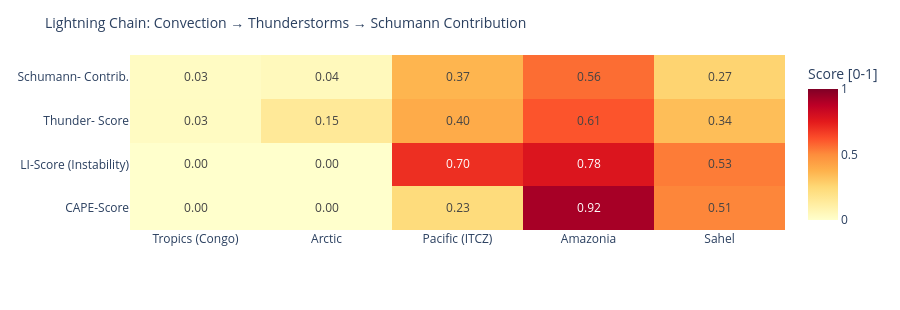

Source (notebook cell):
### Code cell
# ============================================================
# LIGHTNING CHAIN: Convection → Thunderstorms → Schumann
# Shows the causal chain per measurement point as heatmap
# ============================================================

def cape_score(v):
    """CAPE → normalized score [0,1]"""
    if v is None or pd.isna(v): return 0.0
    return min(1.0, float(v) / 3000)

def li_score(v):
    """Lifted Index: negative = unstable → score [0,1]"""
    if v is None or pd.isna(v): return 0.3
    return min(1.0, max(0.0, (-float(v) + 6) / 12))

def cloud_score(v):
    if v is None or pd.isna(v): return 0.3
    return float(v) / 100

def thunder_score(row):
    """Kombinierter Gewitterwahrscheinlichkeits-Score
    CAPE + LI + Bedeckung + WMO-Gewitter + konvektiver Niederschlag (showers)
    Hinweis: X-Ray und Kp sind kein Bestandteil – nur geomagn./solarer Kontext.
    """
    cs = cape_score(row.get('cape'))
    ls = li_score(row.get('li'))
    cl = cloud_score(row.get('cloud'))
    t  = 1.0 if row.get('thunderstorm') else 0.0
    # Convective precipitation (showers) as additional indicator
    sh = min(1.0, (row.get('showers') or 0) / 5.0)
    return round(cs * 0.30 + ls * 0.25 + cl * 0.15 + t * 0.20 + sh * 0.10, 3)

def schumann_contribution(t_score, lat):
    """Schumann contribution: higher in tropics (±30°), scaled by thunderstorm score"""
    lat_weight = max(0.3, 1.0 - abs(lat) / 60)
    return round(t_score * lat_weight, 3)

df_atm['cape_score']   = df_atm.apply(lambda r: cape_score(r['cape']), axis=1)
df_atm['li_score']     = df_atm.apply(lambda r: li_score(r['li']),    axis=1)
df_atm['thunder_score']= df_atm.apply(lambda r: thunder_score(r.to_dict()), axis=1)
df_atm['schumann_contribution'] = df_atm.apply(
    lambda r: schumann_contribution(r['thunder_score'], r['lat']), axis=1)

metrics = ['cape_score', 'li_score', 'thunder_score', 'schumann_contribution']
labels  = ['CAPE-Score', 'LI-Score\n(Instability)', 'Thunder-\nScore', 'Schumann-\nContrib.']
z_data  = [df_atm[m].tolist() for m in metrics]

fig = go.Figure(go.Heatmap(
    z=z_data,
    x=df_atm['point'].tolist(),
    y=labels,
    colorscale='YlOrRd',
    zmin=0, zmax=1,
    text=[[f'{v:.2f}' for v in row] for row in z_data],
    texttemplate='%{text}', textfont=dict(size=12),
    colorbar=dict(title='Score [0-1]')
))
fig.update_layout(
    title=dict(text='Lightning Chain: Convection → Thunderstorms → Schumann Contribution', font=dict(size=14)),
    height=310,
    plot_bgcolor='rgba(0,0,0,0)', paper_bgcolor='rgba(0,0,0,0)',
    margin=dict(l=130, r=80, t=55, b=80)
)
fig.show()

### Figure 1 — Plotly figure (JSON) as saved in the notebook; plotly's stock layout.template omitted (floating-point values rounded to 4 significant figures)
{"data": [{"colorbar": {"title": {"text": "Score [0-1]"}}, "colorscale": [[0.0, "rgb(255,255,204)"], [0.125, "rgb(255,237,160)"], [0.25, "rgb(254,217,118)"], [0.375, "rgb(254,178,76)"], [0.5, "rgb(253,141,60)"], [0.625, "rgb(252,78,42)"], [0.75, "rgb(227,26,28)"], [0.875, "rgb(189,0,38)"], [1.0, "rgb(128,0,38)"]], "text": [["0.00", "0.00", "0.23", "0.92", "0.51"], ["0.00", "0.00", "0.70", "0.78", "0.53"], ["0.03", "0.15", "0.40", "0.61", "0.34"], ["0.03", "0.04", "0.37", "0.56", "0.27"]], "textfont": {"size": 12}, "texttemplate": "%{text}", "type": "heatmap", "x": ["Tropics (Congo)", "Arctic", "Pacific (ITCZ)", "Amazonia", "Sahel"], "y": ["CAPE-Score", "LI-Score\n(Instability)", "Thunder-\nScore", "Schumann-\nContrib."], "z": [[0.0, 0.0, 0.2333, 0.92, 0.5133], [0.0, 0.0, 0.7, 0.775, 0.5333], [0.027, 0.15, 0.399, 0.614, 0.338], [0.025, 0.045, 0.366, 0.563, 0.265]], "zmax": 1, "zmin": 0}], "layout": {"height": 310, "margin": {"b": 80, "l": 130, "r": 80, "t": 55}, "paper_bgcolor": "rgba(0,0,0,0)", "plot_bgcolor": "rgba(0,0,0,0)", "title": {"font": {"size": 14}, "text": "Lightning Chain: Convection → Thunderstorms → Schumann Contribution"}}}
